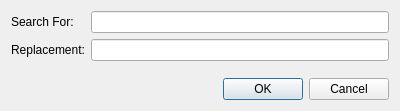
<?xml version="1.0" encoding="UTF-8"?>
<ui version="4.0">
 <class>ReplaceWordDialog</class>
 <widget class="QDialog" name="ReplaceWordDialog">
  <property name="geometry">
   <rect>
    <x>0</x>
    <y>0</y>
    <width>400</width>
    <height>111</height>
   </rect>
  </property>
  <property name="windowTitle">
   <string>ReplaceWordDialog</string>
  </property>
  <layout class="QVBoxLayout" name="verticalLayout">
   <item>
    <layout class="QFormLayout" name="formLayout">
     <item row="0" column="0">
      <widget class="QLabel" name="searchLabel">
       <property name="text">
        <string>Search For:</string>
       </property>
      </widget>
     </item>
     <item row="0" column="1">
      <widget class="QLineEdit" name="searchEdit"/>
     </item>
     <item row="1" column="0">
      <widget class="QLabel" name="replacementLabel">
       <property name="text">
        <string>Replacement:</string>
       </property>
      </widget>
     </item>
     <item row="1" column="1">
      <widget class="QLineEdit" name="replacementEdit"/>
     </item>
    </layout>
   </item>
   <item>
    <widget class="QDialogButtonBox" name="buttonBox">
     <property name="standardButtons">
      <set>QDialogButtonBox::StandardButton::Cancel|QDialogButtonBox::StandardButton::Ok</set>
     </property>
    </widget>
   </item>
  </layout>
 </widget>
 <resources/>
 <connections/>
</ui>
